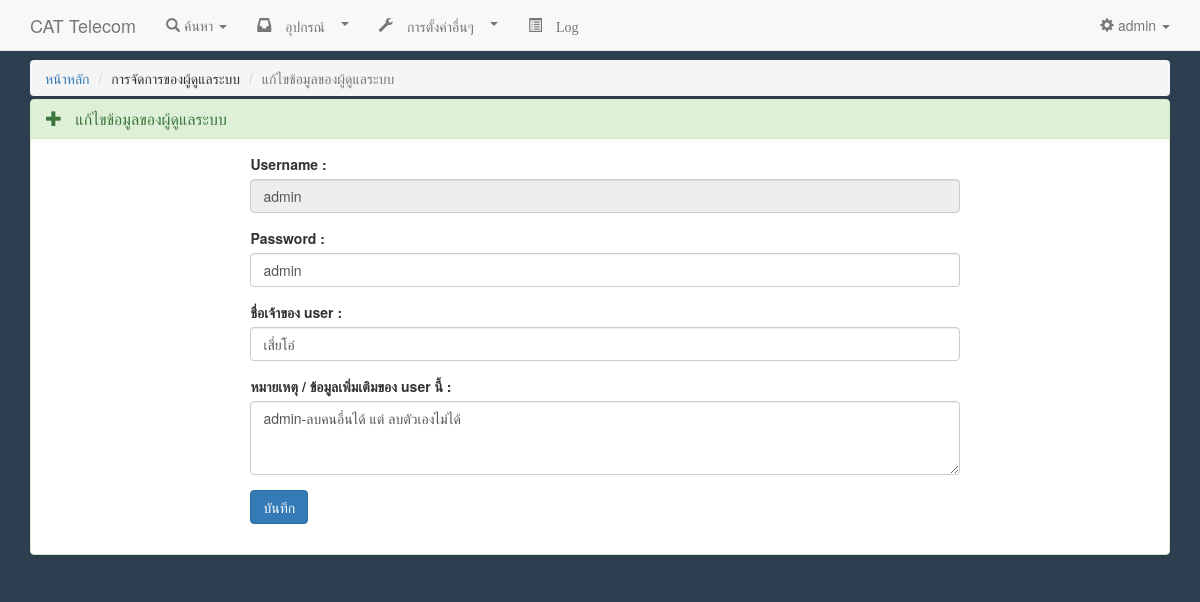
The app's page /user.edit.user.php?userId=2 (signed in) with its own data.
### tables this page shows
CREATE TABLE `user` (
  `user_id` int(11) NOT NULL,
  `user_name` varchar(20) NOT NULL,
  `user_pw` varchar(20) NOT NULL,
  `user_fname` varchar(30) NOT NULL,
  `user_detail` varchar(50) NOT NULL,
  `user_regis_datetime` datetime NOT NULL
);

### user.edit.user.php (the view, shortened to what this page needs)
<?php
require('inc/inc.header.php');
if(isset($_COOKIE['user']) && isset($_COOKIE['pass'])){
require('inc/inc.navbar.php');
	if($_COOKIE['user'] == 'admin'){
		if($_SERVER["REQUEST_METHOD"]=="GET" && isset($_GET["userId"])){
			$get_userId = $_GET["userId"];
			include('process/dbconfig.inc.php');
			$sql_get_data = "SELECT * FROM user ";
			$sql_get_data .= "WHERE user_id =". $get_userId;
			$dataset_user = $conn->query($sql_get_data);
			while($rs_user = $dataset_user->fetch_assoc()) {
				$user_name = $rs_user["user_name"];
				$user_pw = $rs_user["user_pw"];
				$user_fname = $rs_user["user_fname"];
				$user_detail = $rs_user["user_detail"];
			}
?>
<div class="container">
<ol class="breadcrumb" style="margin-bottom: 3px;">
		<li><a href="main_dashboard.php">หน้าหลัก</a></li>
		<li class="">การจัดการของผู้ดูแลระบบ</li>
		<li class="active">แก้ไขข้อมูลของผู้ดูแลระบบ</li>
</ol>
	<div class="row">
		<div class="col-sm-12">
					<div class="panel panel-success">
						<div class="panel-heading">
							<h5 class="panel-title"><span class=" glyphicon glyphicon-plus"></span>&nbsp;&nbsp;
							แก้ไขข้อมูลของผู้ดูแลระบบ</h5>
						</div>
					<div class="panel-body">
						<div class="col-sm-offset-1 col-sm-11">
							<form role="form" method="POST" name="add_new_user" action="process/process.user.management.php"  onsubmit="return check_form_add_user()">
										<div class="form-group col-sm-offset-1 col-sm-9">
											<label for="user_username">Username : </label>
											<input class="form-control" type="text" name="user_username" value="<?=$user_name?>" id="user_username" placeholder="กรอก Username" disabled>
										</div>
										<div id="check_user_username" class="col-sm-2" style="margin-top:30px;">
										</div>
										<div class="form-group col-sm-offset-1 col-sm-9">
											<label for="user_password">Password : </label>
											<input class="form-control" type="text" name="user_password" value="<?=$user_pw?>" id="user_password" placeholder="กรอก Password">
										</div>
										<div id="check_user_password" class="col-sm-2" style="margin-top:30px;">
										</div>
										<div class="form-group col-sm-offset-1 col-sm-9">
											<label for="user_fname">ชื่อเจ้าของ user : </label>
											<input class="form-control" type="text" name="user_fname" value="<?=$user_fname?>" id="user_fname" placeholder="กรอกชื่อเจ้าของ user">
										</div>
										<div id="check_user_fname" class="col-sm-2" style="margin-top:30px;">
										</div>
										<div class="form-group col-sm-offset-1 col-sm-9">
											<label for="user_detail">หมายเหตุ / ข้อมูลเพิ่มเติมของ user นี้  : </label>
											<textarea class="form-control" name="user_detail" rows="3" id="user_detail"><?=$user_detail?></textarea>
										</div>
										<div id="check_user_detail" class="col-sm-2" style="margin-top:30px;">
										</div>
										<div class="form-group col-sm-offset-1 col-sm-11">
											<button type="submit" class="btn btn-primary" >บันทึก</button>
										</div>
									</form>
						</div>
					</div>
					</div>
		</div>
			</div>
</div>
<?php
		}else{
		echo '<script type="text/javascript">alert("ไม่มีสิทธิ์ใช้งานเนื้อหาหน้านี้."); window.location = "user.management.php";</script>';
	}
	}else{
		echo '<script type="text/javascript">alert("ไม่มีสิทธิ์ใช้งานเนื้อหาหน้านี้."); window.location = "index.php";</script>';
	}
}else{
		echo '<script type="text/javascript">alert("ไม่มีสิทธิ์ใช้งานเนื้อหาหน้านี้."); window.location = "index.php";</script>';
	}
require('inc/inc.scripts.php');
?>

### records on screen
user: user_username "admin", user_password "admin", user_fname "เสี่ยโอ๋", user_detail "admin-ลบคนอื่นได้ แต่ ลบตัวเองไม่ได้"

### other values on screen
$_COOKIE['user'] "admin"
